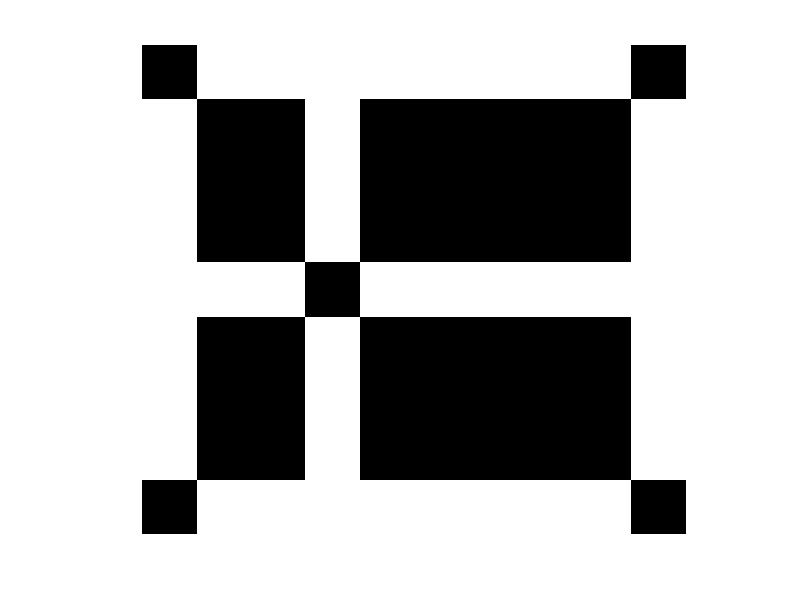

Here is the MATLAB script that generated this plot: (Note: this script raises an error after producing the figure.)
%Title: To study the implemenntation of edge detection filters (Laplace).
%Developed By: Rabi Raj Khadka
%Date: July 3, 2017
%-------------------------------------------------------------------
%Three critical statements
%-------------------------------------------------------------------
close all;
clear variables;
clc;
%-------------------------------------------------------------------
%Image creation
%-------------------------------------------------------------------
a=[150 150 10 150 150 150 150 150;
   150 150 10 150 150 150 150 150;
   150 150 10 150 150 150 150 150;
    10  10 10 10  10  10  10  10 ; 
   150 150 10 150 150 150 150 150;
   150 150 10 150 150 150 150 150;
   150 150 10 150 150 150 150 150;];
a=uint8(a);
%Laplace Filter Mask
h=[0 1 0;1 -4 1;0 1 0];
c=conv2(a,h);
figure;imshow(c);
%-------------------------------------------------------------------
%Implementation on specific image
%-------------------------------------------------------------------
x=imread('img\neuromancer.jpg');
x=rgb2gray(x);
x=im2double(x);
y=conv2(x,h,'valid');
%-------------------------------------------------------------------
%Implementation of built in laplace filter on specific image
%-------------------------------------------------------------------
h=fspecial('laplacian');
z=conv2(x,h,'valid');
figure; 
subplot(121),imshow(y),title('Laplace filtering on image ');
subplot(122),imshow(z),title('Built in laplace filter ');